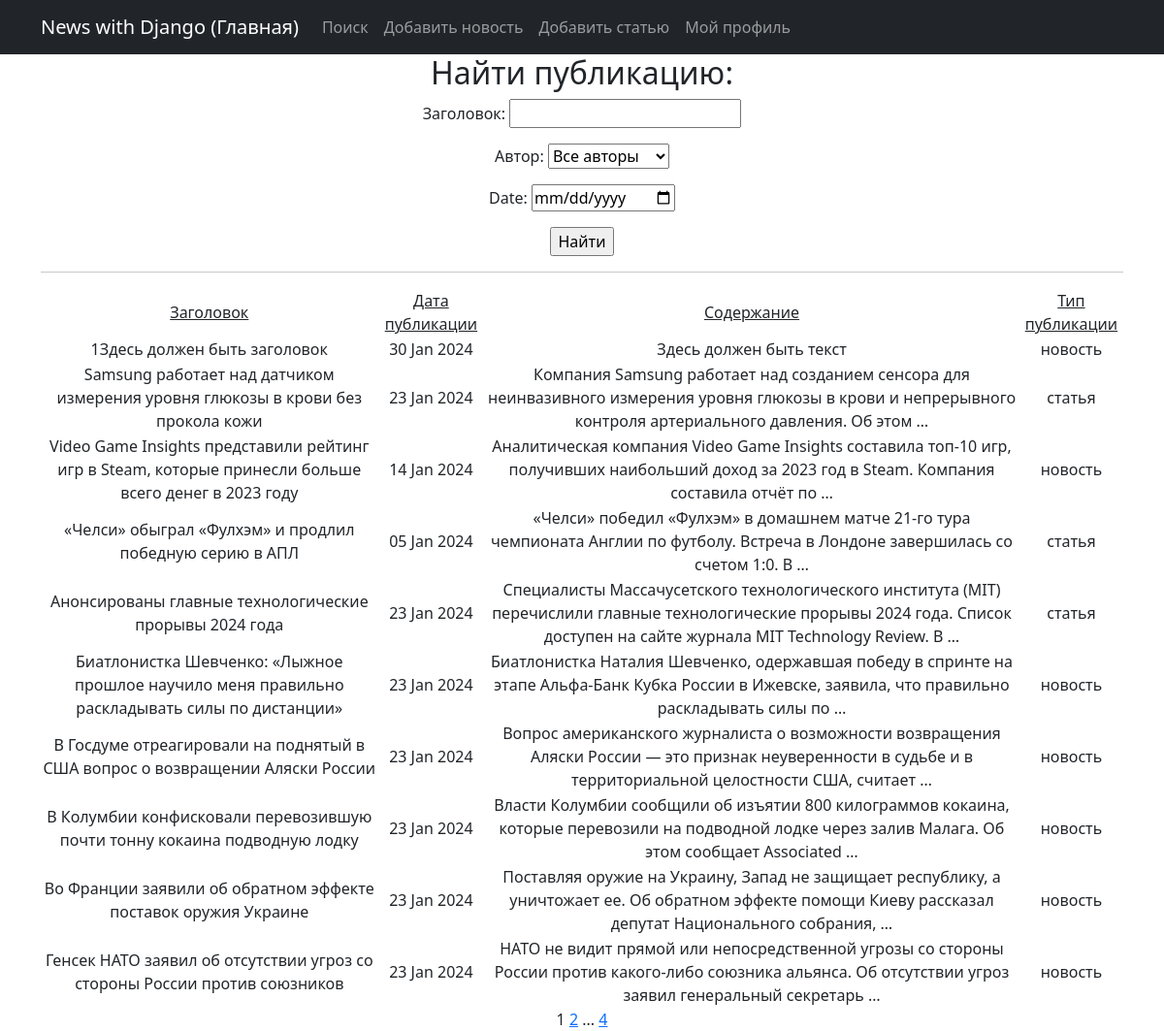
Page /newsportal/search/ (signed in) on the committed database.
### news/models.py (models this page shows, shortened)
class Post(models.Model):
    article = 'A'
    news = 'N'
    CHOISE = [
        (article, 'статья'),
        (news, 'новость')
    ]
    authorship = models.ForeignKey(Author, on_delete = models.CASCADE)
    type = models.CharField(max_length=1, choices=CHOISE, default=news)
    publication_time = models.DateTimeField(auto_now_add=True)
    category = models.ManyToManyField(Category, through='Post_Category')
    title = models.CharField(default='Здесь должен быть заголовок', max_length=225)
    text = models.TextField(default='Здесь должен быть текст')
    rating = models.IntegerField(default=0)

### news/views.py (the view)
# urls.py: path('search/', PostSearch.as_view(), name='post_search'),
class PostSearch(ListView):
    model = Post
    ordering = 'title'
    template_name = 'post_search.html'
    context_object_name = 'posts'
    paginate_by = 10
    def get_queryset(self):
        queryset = super().get_queryset()
        self.filterset = PostFilter(self.request.GET, queryset=queryset)
        return self.filterset.qs
    def get_context_data(self, **kwargs):
        context = super().get_context_data(**kwargs)
        context['filterset'] = self.filterset
        return context

### news/models.py (called while the page is built)
    def __str__(self):
        return self.user.username

### news/templatetags/custom_filters.py (called while the page is built)
@register.simple_tag(takes_context=True)
def url_replace(context, **kwargs):
   d = context['request'].GET.copy()
   for k, v in kwargs.items():
       d[k] = v
   return d.urlencode()

### templates/post_search.html (shortened to what this page needs)
{% extends 'flatpages/default.html' %}
{% load custom_filters %}
{% block content %}
<h2>Найти публикацию:</h2>
   <form action="" method="get">
       {{ filterset.form.as_p }}
       <input type="submit" value="Найти" />
   </form>
   <hr>
       <table>
           <td><u>Заголовок</u></td>
           <td><u>Дата публикации</u></td>
           <td><u>Содержание</u></td>
           <td><u>Тип публикации</u></td>
           {% for post in posts %}
           <tr>
               <td>{{ post.title }}</td>
               <td>{{ post.publication_time |date:'d M Y' }}</td>
               <td>{{ post.text | truncatewords:20 | censor }}</td>
               <td>{{ post.get_type_display }}</td>
           </tr>
           {% endfor %}
       </table>
   {{ page_obj.number }}
   {% if page_obj.has_next %}
       <a href="?{% url_replace page=page_obj.next_page_number %}">{{ page_obj.next_page_number }}</a>
       {% if paginator.num_pages != page_obj.next_page_number %}
           ...
           <a href="?{% url_replace page=page_obj.paginator.num_pages %}">{{ page_obj.paginator.num_pages }}</a>
       {% endif %}
   {% endif %}
{% endblock content %}

### rows in the picture
Post: title "1Здесь должен быть заголовок", publication_time "30 Jan 2024", text|censor "Здесь должен быть текст", type "новость"
Post: title "Samsung работает над датчиком измерения уровня глюкозы в крови без прокола кожи", publication_time "23 Jan 2024", text|censor "Компания Samsung работает над созданием сенсора для неинвазивного измерения уровня глюкозы в крови и непрерывного контроля артериального давления. Об этом …", type "статья"
Post: title "Video Game Insights представили рейтинг игр в Steam, которые принесли больше всего денег в 2023 году", publication_time "14 Jan 2024", text|censor "Аналитическая компания Video Game Insights составила топ-10 игр, получивших наибольший доход за 2023 год в Steam. Компания составила отчёт по …", type "новость"
Post: title "«Челси» обыграл «Фулхэм» и продлил победную серию в АПЛ", publication_time "05 Jan 2024", text|censor "«Челси» победил «Фулхэм» в домашнем матче 21‑го тура чемпионата Англии по футболу. Встреча в Лондоне завершилась со счетом 1:0. В …", type "статья"
Post: title "Анонсированы главные технологические прорывы 2024 года", publication_time "23 Jan 2024", text|censor "Специалисты Массачусетского технологического института (MIT) перечислили главные технологические прорывы 2024 года. Список доступен на сайте журнала MIT Technology Review. В …", type "статья"
Post: title "Биатлонистка Шевченко: «Лыжное прошлое научило меня правильно раскладывать силы по дистанции»", publication_time "23 Jan 2024", text|censor "Биатлонистка Наталия Шевченко, одержавшая победу в спринте на этапе Альфа‑Банк Кубка России в Ижевске, заявила, что правильно раскладывать силы по …", type "новость"
Post: title "В Госдуме отреагировали на поднятый в США вопрос о возвращении Аляски России", publication_time "23 Jan 2024", text|censor "Вопрос американского журналиста о возможности возвращения Аляски России — это признак неуверенности в судьбе и в территориальной целостности США, считает …", type "новость"
Post: title "В Колумбии конфисковали перевозившую почти тонну кокаина подводную лодку", publication_time "23 Jan 2024", text|censor "Власти Колумбии сообщили об изъятии 800 килограммов кокаина, которые перевозили на подводной лодке через залив Малага. Об этом сообщает Associated …", type "новость"
Post: title "Во Франции заявили об обратном эффекте поставок оружия Украине", publication_time "23 Jan 2024", text|censor "Поставляя оружие на Украину, Запад не защищает республику, а уничтожает ее. Об обратном эффекте помощи Киеву рассказал депутат Национального собрания, …", type "новость"
Post: title "Генсек НАТО заявил об отсутствии угроз со стороны России против союзников", publication_time "23 Jan 2024", text|censor "НАТО не видит прямой или непосредственной угрозы со стороны России против какого-либо союзника альянса. Об отсутствии угроз заявил генеральный секретарь …", type "новость"

### other values in the picture
{{ page_obj.number }} "1"
{{ page_obj.next_page_number }} "2"
{{ page_obj.paginator.num_pages }} "4"
